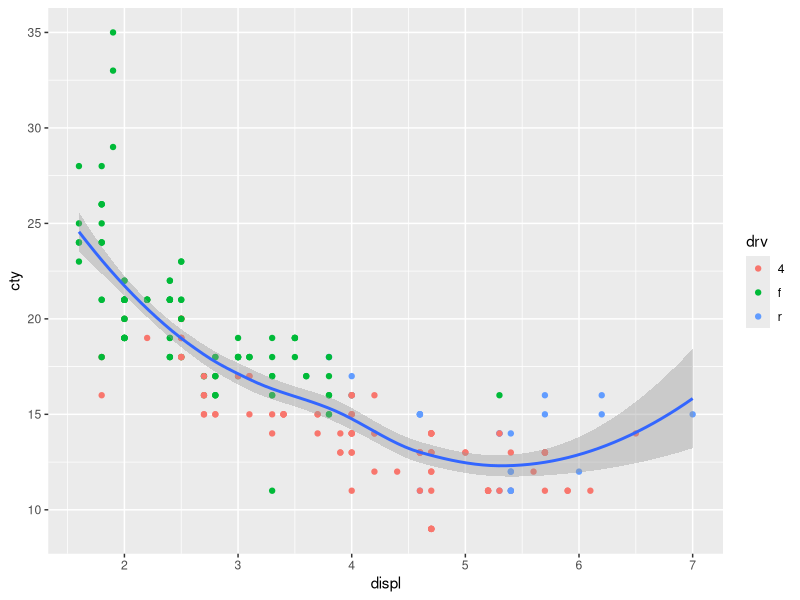

Source code (R):
## ---- chunk 1
knitr::opts_chunk$set(echo = FALSE)
library(tidyverse)
## ---- chunk 2
ggplot(mpg, aes(displ, cty)) +
  geom_point(aes(color = drv)) +
  geom_smooth()
